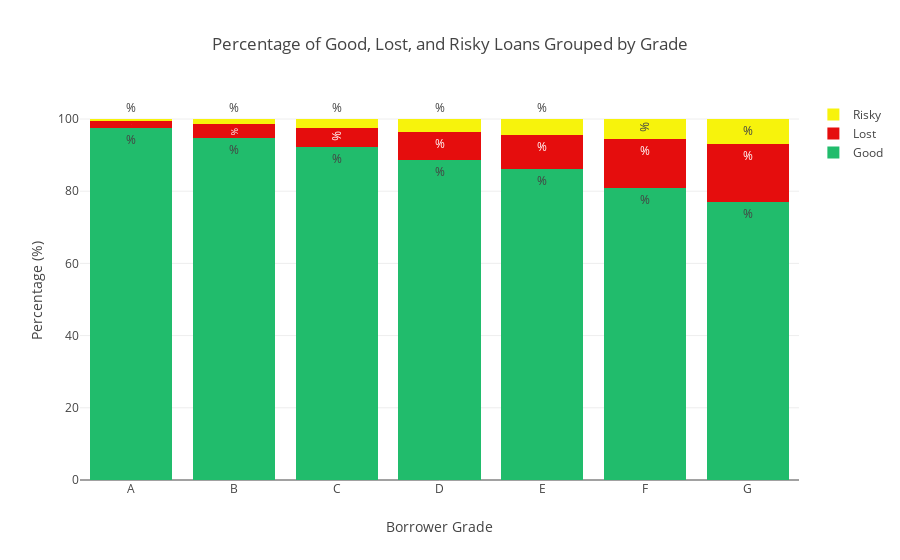

Notebook source saved alongside this figure:
### Markdown cell above
Related to the first finding, another interesting data exploration can be the relation between the loan statuses and the borrower grades.<br>
Please note that the borrower grades are assigned by Lending Club to show the risk category of each borrower.

### Code cell
loan_df_grouped = loan_df.groupby(["grade", "loan_condition"]).agg({'loan_condition': 'count'})


loan_df_grouped["percentage"] = loan_df_grouped.groupby(level=0).apply(lambda x:
                                                  100 * x / float(x.sum()))


loan_df_grouped.drop('loan_condition', axis=1, inplace=True)


df = pd.DataFrame({'x': ['A', 'B', 'C', 'D', 'E', 'F', 'G'],
                        'y1':loan_df_grouped.unstack(level=0).iloc[0], 
                        'y2':loan_df_grouped.unstack(level=0).iloc[1], 
                        'y3':loan_df_grouped.unstack(level=0).iloc[2]})


Good = go.Bar(
    x=df['x'],
    y=df['y1'],
    name='Good',
    marker=dict(
        color='#21bc6c'
    ),
    text = '%'
)


Lost = go.Bar(
    x=df['x'],
    y=df['y2'],
    name='Lost',
    marker=dict(
        color='#e50d0d'
    ),
    text = '%'
)

Risky = go.Bar(
    x=df['x'],
    y=df['y3'],
    name='Risky',
    marker=dict(
        color='#f7f30c'
    ),
    text = '%'
)




data = [Good, Lost, Risky]
layout = go.Layout(
    yaxis=dict(
        title='Percentage (%)'
    ),
    xaxis=dict(
        title='Borrower Grade'
    ),
    barmode='stack',
    title = 'Percentage of Good, Lost, and Risky Loans Grouped by Grade'
)


fig = go.Figure(data=data, layout=layout)

py.iplot(fig, filename='stacked-bar')

### Figure 1 — Plotly figure (JSON) as saved in the notebook; plotly's stock layout.template omitted (floating-point values rounded to 4 significant figures)
{"data": [{"marker": {"color": "#21bc6c"}, "name": "Good", "text": "%", "type": "bar", "uid": "e2f7dc65-4b6b-401b-bc18-4ea21d407f11", "x": ["A", "B", "C", "D", "E", "F", "G"], "y": [97.53, 94.71, 92.25, 88.63, 86.22, 80.98, 76.88]}, {"marker": {"color": "#e50d0d"}, "name": "Lost", "text": "%", "type": "bar", "uid": "b11763c2-0ffb-4274-abb9-0b6ba5223736", "x": ["A", "B", "C", "D", "E", "F", "G"], "y": [1.803, 3.851, 5.349, 7.879, 9.359, 13.48, 16.14]}, {"marker": {"color": "#f7f30c"}, "name": "Risky", "text": "%", "type": "bar", "uid": "44dc02f5-7434-40d2-a22b-4c171246f205", "x": ["A", "B", "C", "D", "E", "F", "G"], "y": [0.6687, 1.436, 2.401, 3.486, 4.424, 5.541, 6.978]}], "layout": {"barmode": "stack", "title": {"text": "Percentage of Good, Lost, and Risky Loans Grouped by Grade"}, "xaxis": {"title": {"text": "Borrower Grade"}}, "yaxis": {"title": {"text": "Percentage (%)"}}}}
